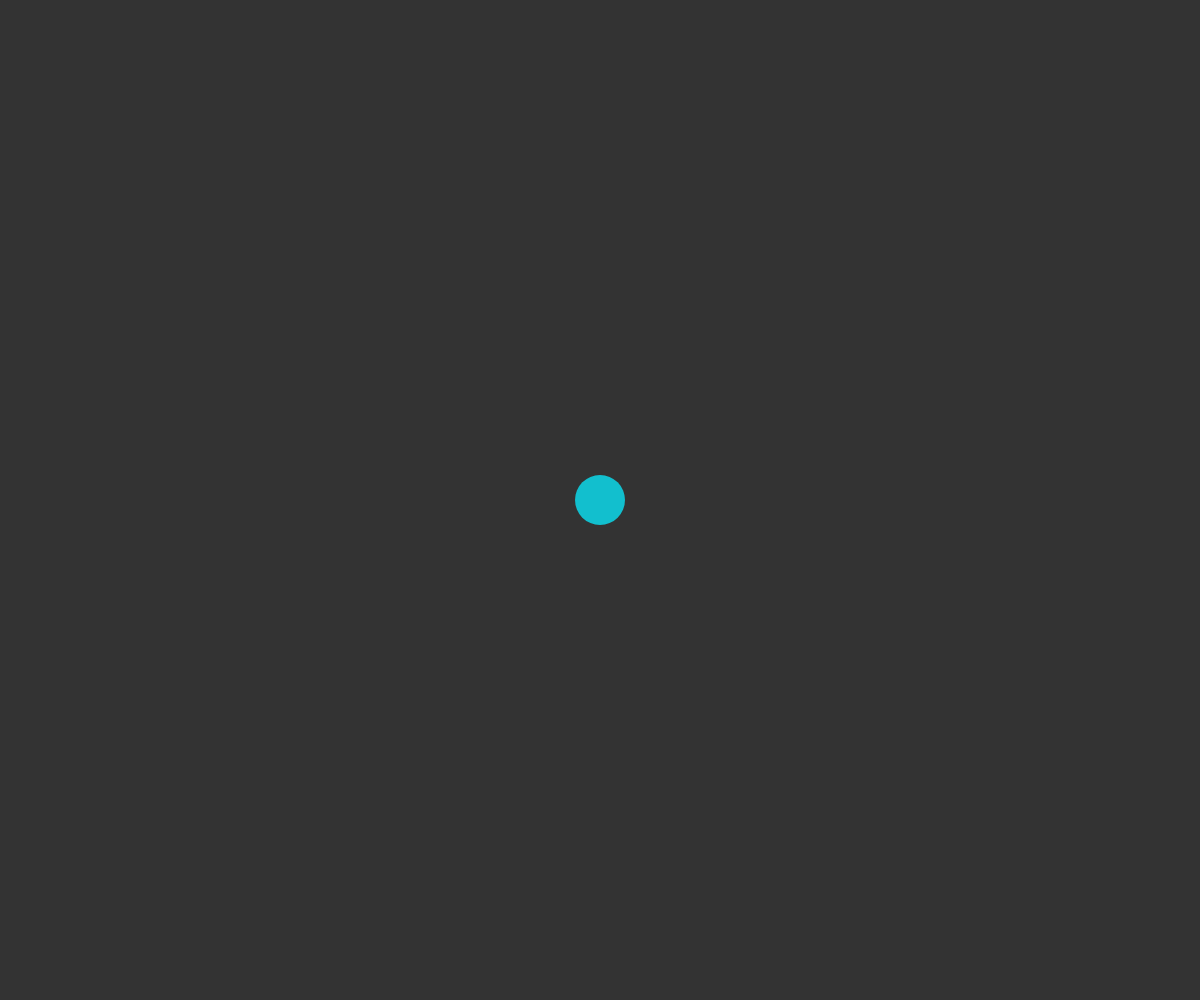
Frame 1 (no input)
Frame 60 (no input): blank canvas, image omitted
Frame 120 (the mouse pressed at the canvas centre since frame 60): blank canvas, image omitted

The p5.js sketch that drew this single still picture (run headless with seeded random() and noise() and a simulated clock; from frame 60 on, the mouse is pressed at the canvas centre):

// p5.js sketch
// ── sketch.js
var circle = false;
var grootte = 50;

var maxgrootte = 2125;

function setup() {
  createCanvas(windowWidth, windowHeight);
  button = createButton('Play');
  button.position(windowWidth / 2 - 150, windowHeight / 2 - 50);
  button.mousePressed(clicked);
  button.size(300, 100);
}

function draw() {
  background(51);
  if(circle && grootte <= maxgrootte) {
    noStroke();
    fill(18, 191, 206);
    ellipse(windowWidth / 2, windowHeight / 2, grootte, grootte);
    grootte += 60;
    button.hide();
  }else if(grootte >= maxgrootte) {
    background(18, 191, 206);
  }
}

function clicked() {
  circle = true;
}

function windowResized() {
  resizeCanvas(windowWidth, windowHeight);
}
